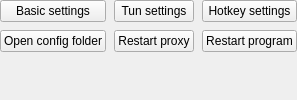
         <widget class="QWidget" name="page_settings">
          <layout class="QVBoxLayout" name="settingsLayout">
           <property name="spacing">
            <number>12</number>
           </property>
           <property name="leftMargin">
            <number>0</number>
           </property>
           <property name="topMargin">
            <number>0</number>
           </property>
           <property name="rightMargin">
            <number>0</number>
           </property>
           <property name="bottomMargin">
            <number>0</number>
           </property>
           <item>
            <layout class="QGridLayout" name="settingsGrid">
             <property name="horizontalSpacing">
              <number>8</number>
             </property>
             <property name="verticalSpacing">
              <number>8</number>
             </property>
             <item row="0" column="0">
              <widget class="QPushButton" name="settings_basic">
               <property name="text">
                <string>Basic settings</string>
               </property>
              </widget>
             </item>
             <item row="0" column="1">
              <widget class="QPushButton" name="settings_vpn">
               <property name="text">
                <string>Tun settings</string>
               </property>
              </widget>
             </item>
             <item row="0" column="2">
              <widget class="QPushButton" name="settings_hotkey">
               <property name="text">
                <string>Hotkey settings</string>
               </property>
              </widget>
             </item>
             <item row="1" column="0">
              <widget class="QPushButton" name="settings_open_config">
               <property name="text">
                <string>Open config folder</string>
               </property>
              </widget>
             </item>
             <item row="1" column="1">
              <widget class="QPushButton" name="settings_restart_proxy">
               <property name="text">
                <string>Restart proxy</string>
               </property>
              </widget>
             </item>
             <item row="1" column="2">
              <widget class="QPushButton" name="settings_restart_app">
               <property name="text">
                <string>Restart program</string>
               </property>
              </widget>
             </item>
            </layout>
           </item>
           <item>
            <spacer name="settings_spacer">
             <property name="orientation">
              <enum>Qt::Vertical</enum>
             </property>
             <property name="sizeHint" stdset="0">
              <size>
               <width>20</width>
               <height>40</height>
              </size>
             </property>
            </spacer>
           </item>
          </layout>
         </widget>
